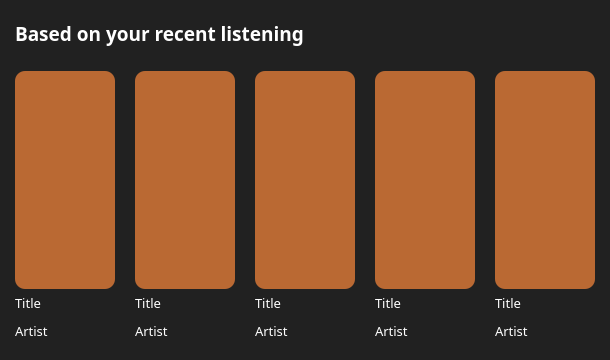
                  <widget class="QWidget" name="widget_11" native="true">
                   <property name="minimumSize">
                    <size>
                     <width>0</width>
                     <height>360</height>
                    </size>
                   </property>
                   <property name="maximumSize">
                    <size>
                     <width>16777215</width>
                     <height>16777215</height>
                    </size>
                   </property>
                   <property name="styleSheet">
                    <string notr="true">background-color:rgb(33, 33, 33);
border-radius:15px;</string>
                   </property>
                   <layout class="QVBoxLayout" name="verticalLayout_225" stretch="1,6">
                    <property name="spacing">
                     <number>15</number>
                    </property>
                    <property name="leftMargin">
                     <number>15</number>
                    </property>
                    <property name="topMargin">
                     <number>10</number>
                    </property>
                    <property name="rightMargin">
                     <number>15</number>
                    </property>
                    <property name="bottomMargin">
                     <number>10</number>
                    </property>
                    <item>
                     <widget class="QLabel" name="label_36">
                      <property name="font">
                       <font>
                        <family>Plus Jakarta Sans ExtraBold</family>
                        <pointsize>14</pointsize>
                        <weight>75</weight>
                        <bold>true</bold>
                       </font>
                      </property>
                      <property name="styleSheet">
                       <string notr="true">color: rgb(255, 255, 255);</string>
                      </property>
                      <property name="midLineWidth">
                       <number>0</number>
                      </property>
                      <property name="text">
                       <string>Based on your recent listening</string>
                      </property>
                     </widget>
                    </item>
                    <item>
                     <layout class="QHBoxLayout" name="horizontalLayout_31" stretch="0,0,0,0,0">
                      <property name="spacing">
                       <number>20</number>
                      </property>
                      <property name="topMargin">
                       <number>0</number>
                      </property>
                      <property name="bottomMargin">
                       <number>0</number>
                      </property>
                      <item>
                       <layout class="QVBoxLayout" name="verticalLayout_226" stretch="1,0">
                        <property name="spacing">
                         <number>5</number>
                        </property>
                        <property name="bottomMargin">
                         <number>0</number>
                        </property>
                        <item>
                         <widget class="QLabel" name="label_371">
                          <property name="minimumSize">
                           <size>
                            <width>100</width>
                            <height>100</height>
                           </size>
                          </property>
                          <property name="maximumSize">
                           <size>
                            <width>16777215</width>
                            <height>16777215</height>
                           </size>
                          </property>
                          <property name="styleSheet">
                           <string notr="true">background-color: rgb(186, 105, 51);
border-radius:10px;</string>
                          </property>
                          <property name="text">
                           <string/>
                          </property>
                         </widget>
                        </item>
                        <item>
                         <layout class="QVBoxLayout" name="verticalLayout_227" stretch="1,0">
                          <property name="spacing">
                           <number>10</number>
                          </property>
                          <property name="topMargin">
                           <number>0</number>
                          </property>
                          <property name="bottomMargin">
                           <number>10</number>
                          </property>
                          <item>
                           <widget class="QLabel" name="label_372">
                            <property name="maximumSize">
                             <size>
                              <width>16777215</width>
                              <height>20</height>
                             </size>
                            </property>
                            <property name="font">
                             <font>
                              <family>Plus Jakarta Sans Medium</family>
                              <pointsize>10</pointsize>
                             </font>
                            </property>
                            <property name="styleSheet">
                             <string notr="true">color: rgb(255, 255, 255);</string>
                            </property>
                            <property name="text">
                             <string>Title</string>
                            </property>
                           </widget>
                          </item>
                          <item>
                           <widget class="QLabel" name="label_373">
                            <property name="maximumSize">
                             <size>
                              <width>16777215</width>
                              <height>18</height>
                             </size>
                            </property>
                            <property name="font">
                             <font>
                              <family>Plus Jakarta Sans Medium</family>
                              <pointsize>10</pointsize>
                             </font>
                            </property>
                            <property name="styleSheet">
                             <string notr="true">color: rgb(255, 255, 255);</string>
                            </property>
                            <property name="text">
                             <string>Artist</string>
                            </property>
                           </widget>
                          </item>
                         </layout>
                        </item>
                       </layout>
                      </item>
                      <item>
                       <layout class="QVBoxLayout" name="verticalLayout_228" stretch="5,0">
                        <property name="spacing">
                         <number>5</number>
                        </property>
                        <item>
                         <widget class="QLabel" name="label_374">
                          <property name="minimumSize">
                           <size>
                            <width>100</width>
                            <height>100</height>
                           </size>
                          </property>
                          <property name="maximumSize">
                           <size>
                            <width>16777215</width>
                            <height>16777215</height>
                           </size>
                          </property>
                          <property name="styleSheet">
                           <string notr="true">background-color: rgb(186, 105, 51);
border-radius:10px;</string>
                          </property>
                          <property name="text">
                           <string/>
                          </property>
                         </widget>
                        </item>
                        <item>
                         <layout class="QVBoxLayout" name="verticalLayout_229" stretch="0,0">
                          <property name="spacing">
                           <number>10</number>
                          </property>
                          <property name="topMargin">
                           <number>0</number>
                          </property>
                          <property name="bottomMargin">
                           <number>10</number>
                          </property>
                          <item>
                           <widget class="QLabel" name="label_375">
                            <property name="maximumSize">
                             <size>
                              <width>16777215</width>
                              <height>20</height>
                             </size>
                            </property>
                            <property name="font">
                             <font>
                              <family>Plus Jakarta Sans Medium</family>
                              <pointsize>10</pointsize>
                             </font>
                            </property>
                            <property name="styleSheet">
                             <string notr="true">color: rgb(255, 255, 255);</string>
                            </property>
                            <property name="text">
                             <string>Title</string>
                            </property>
                           </widget>
                          </item>
                          <item>
                           <widget class="QLabel" name="label_376">
                            <property name="maximumSize">
                             <size>
                              <width>16777215</width>
                              <height>18</height>
                             </size>
                            </property>
                            <property name="font">
                             <font>
                              <family>Plus Jakarta Sans Medium</family>
                              <pointsize>10</pointsize>
                             </font>
                            </property>
                            <property name="styleSheet">
                             <string notr="true">color: rgb(255, 255, 255);</string>
                            </property>
                            <property name="text">
                             <string>Artist</string>
                            </property>
                           </widget>
                          </item>
                         </layout>
                        </item>
                       </layout>
                      </item>
                      <item>
                       <layout class="QVBoxLayout" name="verticalLayout_230" stretch="6,0">
                        <property name="spacing">
                         <number>5</number>
                        </property>
                        <item>
                         <widget class="QLabel" name="label_377">
                          <property name="minimumSize">
                           <size>
                            <width>100</width>
                            <height>100</height>
                           </size>
                          </property>
                          <property name="maximumSize">
                           <size>
                            <width>16777215</width>
                            <height>16777215</height>
                           </size>
                          </property>
                          <property name="styleSheet">
                           <string notr="true">background-color: rgb(186, 105, 51);
border-radius:10px;</string>
                          </property>
                          <property name="text">
                           <string/>
                          </property>
                         </widget>
                        </item>
                        <item>
                         <layout class="QVBoxLayout" name="verticalLayout_231" stretch="1,1">
                          <property name="spacing">
                           <number>10</number>
                          </property>
                          <property name="topMargin">
                           <number>0</number>
                          </property>
                          <property name="bottomMargin">
                           <number>10</number>
                          </property>
                          <item>
                           <widget class="QLabel" name="label_378">
                            <property name="maximumSize">
                             <size>
                              <width>16777215</width>
                              <height>20</height>
                             </size>
                            </property>
                            <property name="font">
                             <font>
                              <family>Plus Jakarta Sans Medium</family>
                              <pointsize>10</pointsize>
                             </font>
                            </property>
                            <property name="styleSheet">
                             <string notr="true">color: rgb(255, 255, 255);</string>
                            </property>
                            <property name="text">
                             <string>Title</string>
                            </property>
                           </widget>
                          </item>
                          <item>
                           <widget class="QLabel" name="label_379">
                            <property name="maximumSize">
                             <size>
                              <width>16777215</width>
                              <height>18</height>
                             </size>
                            </property>
                            <property name="font">
                             <font>
                              <family>Plus Jakarta Sans Medium</family>
                              <pointsize>10</pointsize>
                             </font>
                            </property>
                            <property name="styleSheet">
                             <string notr="true">color: rgb(255, 255, 255);</string>
                            </property>
                            <property name="text">
                             <string>Artist</string>
                            </property>
                           </widget>
                          </item>
                         </layout>
                        </item>
                       </layout>
                      </item>
                      <item>
                       <layout class="QVBoxLayout" name="verticalLayout_232" stretch="6,0">
                        <property name="spacing">
                         <number>5</number>
                        </property>
                        <item>
                         <widget class="QLabel" name="label_380">
                          <property name="minimumSize">
                           <size>
                            <width>100</width>
                            <height>100</height>
                           </size>
                          </property>
                          <property name="maximumSize">
                           <size>
                            <width>16777215</width>
                            <height>16777215</height>
                           </size>
                          </property>
                          <property name="styleSheet">
                           <string notr="true">background-color: rgb(186, 105, 51);
border-radius:10px;</string>
                          </property>
                          <property name="text">
                           <string/>
                          </property>
                         </widget>
                        </item>
                        <item>
                         <layout class="QVBoxLayout" name="verticalLayout_233" stretch="1,1">
                          <property name="spacing">
                           <number>10</number>
                          </property>
                          <property name="topMargin">
                           <number>0</number>
                          </property>
                          <property name="bottomMargin">
                           <number>10</number>
                          </property>
                          <item>
                           <widget class="QLabel" name="label_381">
                            <property name="maximumSize">
                             <size>
                              <width>16777215</width>
                              <height>20</height>
                             </size>
                            </property>
                            <property name="font">
                             <font>
                              <family>Plus Jakarta Sans Medium</family>
                              <pointsize>10</pointsize>
                             </font>
                            </property>
                            <property name="styleSheet">
                             <string notr="true">color: rgb(255, 255, 255);</string>
                            </property>
                            <property name="text">
                             <string>Title</string>
                            </property>
                           </widget>
                          </item>
                          <item>
                           <widget class="QLabel" name="label_382">
                            <property name="maximumSize">
                             <size>
                              <width>16777215</width>
                              <height>18</height>
                             </size>
                            </property>
                            <property name="font">
                             <font>
                              <family>Plus Jakarta Sans Medium</family>
                              <pointsize>10</pointsize>
                             </font>
                            </property>
                            <property name="styleSheet">
                             <string notr="true">color: rgb(255, 255, 255);</string>
                            </property>
                            <property name="text">
                             <string>Artist</string>
                            </property>
                           </widget>
                          </item>
                         </layout>
                        </item>
                       </layout>
                      </item>
                      <item>
                       <layout class="QVBoxLayout" name="verticalLayout_234" stretch="6,0">
                        <property name="spacing">
                         <number>5</number>
                        </property>
                        <item>
                         <widget class="QLabel" name="label_383">
                          <property name="minimumSize">
                           <size>
                            <width>100</width>
                            <height>100</height>
                           </size>
                          </property>
                          <property name="maximumSize">
                           <size>
                            <width>16777215</width>
                            <height>500</height>
                           </size>
                          </property>
                          <property name="styleSheet">
                           <string notr="true">background-color: rgb(186, 105, 51);
border-radius:10px;</string>
                          </property>
                          <property name="text">
                           <string/>
                          </property>
                         </widget>
                        </item>
                        <item>
                         <layout class="QVBoxLayout" name="verticalLayout_235" stretch="1,1">
                          <property name="spacing">
                           <number>10</number>
                          </property>
                          <property name="topMargin">
                           <number>0</number>
                          </property>
                          <property name="bottomMargin">
                           <number>10</number>
                          </property>
                          <item>
                           <widget class="QLabel" name="label_384">
                            <property name="maximumSize">
                             <size>
                              <width>16777215</width>
                              <height>20</height>
                             </size>
                            </property>
                            <property name="font">
                             <font>
                              <family>Plus Jakarta Sans Medium</family>
                              <pointsize>10</pointsize>
                             </font>
                            </property>
                            <property name="styleSheet">
                             <string notr="true">color: rgb(255, 255, 255);</string>
                            </property>
                            <property name="text">
                             <string>Title</string>
                            </property>
                           </widget>
                          </item>
                          <item>
                           <widget class="QLabel" name="label_385">
                            <property name="maximumSize">
                             <size>
                              <width>16777215</width>
                              <height>18</height>
                             </size>
                            </property>
                            <property name="font">
                             <font>
                              <family>Plus Jakarta Sans Medium</family>
                              <pointsize>10</pointsize>
                             </font>
                            </property>
                            <property name="styleSheet">
                             <string notr="true">color: rgb(255, 255, 255);</string>
                            </property>
                            <property name="text">
                             <string>Artist</string>
                            </property>
                           </widget>
                          </item>
                         </layout>
                        </item>
                       </layout>
                      </item>
                     </layout>
                    </item>
                   </layout>
                  </widget>
